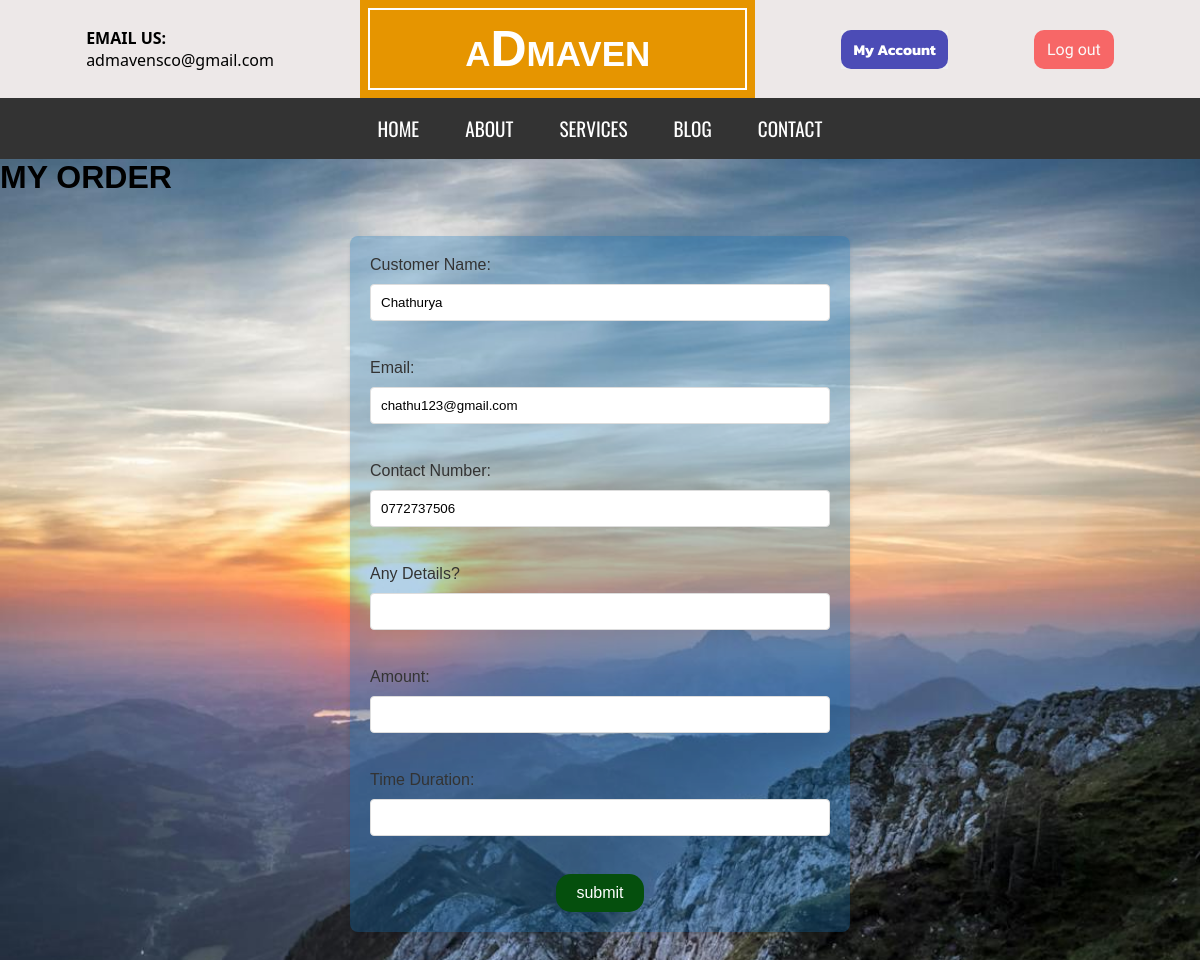
The page /Orders/Orders_form.php (signed in) on the database its author committed.
### tables this page shows
CREATE TABLE `user_registration` (
  `user_ID` int(5) NOT NULL,
  `name` varchar(30) NOT NULL,
  `L_name` varchar(40) NOT NULL,
  `email` varchar(200) NOT NULL,
  `password` varchar(30) NOT NULL,
  `contact_no` varchar(15) NOT NULL,
  `profile_photo` varchar(200) NOT NULL
);

### Orders/Orders_form.php (the view, shortened to what this page needs)
<?php session_start();
    if(isset($_SESSION["user"])) {
        $user_ID = $_SESSION["user"];
        require_once '../config/database.php';
        $sql = "SELECT * FROM user_registration WHERE user_ID = '$user_ID'";
        $result = mysqli_query($con, $sql);
        $userDetails = mysqli_fetch_array($result, MYSQLI_ASSOC);
        $userFName = $userDetails['name'];
        $uemail = $userDetails['email'];
        $ucontact = $userDetails['contact_no'];
    }
?>
<!DOCTYPE html>
<html>
    <head>
        <link rel="stylesheet" href="Orders_form.css">
        <link rel="stylesheet" href="../css/header.css">
    </head>
    <body>
    <?php include "../header.php"; ?>
    <div class="myorders">
    <h1>MY ORDER</h1>
    </div>
                        <form action="insert_orders.php" method="POST" autocomplete="off">
                            <label for="">Customer Name:</label>
                            <input type="text" name="cusname" class="inputj" value="<?php echo $userFName; ?>">
                            <br><br>
                            <label for="">Email:</label>
                            <input type="email" name="cusmail" class="inputj" value="<?php echo $uemail; ?>">
                            <br><br>
                            <label for="">Contact Number:</label>
                            <input type="text" name="cusnumber" class="inputj" value="<?php echo $ucontact; ?>">
                            <br><br>
                            <label for="">Any Details?</label>
                            <input type="text" name="odertails" class="inputj">
                            <br><br>
                            <label for="">Amount:</label>
                            <input type="text" name="cusamount" class="inputj" value="<?php echo $amt; ?>">
                            <br><br>
                            <label for="">Time Duration:</label>
                            <input type="text" name="custimedu" class="inputj">
                            <br><br>
                            <input type="submit" name="submit" value="submit">
                    </form>
    </body>
</html>

### Orders/Orders_form.css (style rules this page uses)
body { font-family: 'Arial', sans-serif; background-color: #8de226; margin: 0; padding: 20px; background-image: url('pexels-photo-1266810.jpeg'); background-repeat: no-repeat; background-attachment: fixed; background-size: cover; }
form { background-color: #1070b94f; padding: 20px; border-radius: 8px; box-shadow: 0 2px 4px rgba(0, 0, 0, 0.1); max-width: 500px; margin: 40px auto; }
label { display: block; margin-bottom: 10px; color: #333; }
.inputj { width: 100%; padding: 10px; margin-bottom: 20px; border: 1px solid #ddd; border-radius: 4px; box-sizing: border-box; }
input[type="submit"] { text-align: center; display: flex; margin: auto; background-color: #054f0d; color: white; padding: 10px 20px; border: none; border-radius: 15px; cursor: pointer; font-size: 16px; }
.myorders { text-align: center; display: flex; margin: auto; }

### css/header.css (style rules this page uses)
* { padding: 0; margin: 0; box-sizing: border-box; }
:root { --SPACIAL-FF: 'Dancing Script', cursive; --SPACIAL-FF2: 'system-ui'; --FF-CAPTION: 'Protest Strike', sans-serif; --LINK-FF: 'Oswald', sans-serif; --ABT-FONT: "Kanit"; --INFO-MAIL-COLOR: #000; --INFO-BGCOLOR: rgb(237, 232, 232); --LIGHT-COLOR: #fff; --NAV-BACK-COLOR: #333; --NAV-LINE-BACK: hsl(39, 93%, 45%); --ORANGE-COLOR: rgb(228, 151, 6); }

### header.php (style rules this page uses)
body { padding: 0; margin: 0; }

### rows shown on the page
user_registration: cusname "Chathurya", cusmail "chathu123@gmail.com", cusnumber "0772737506"
